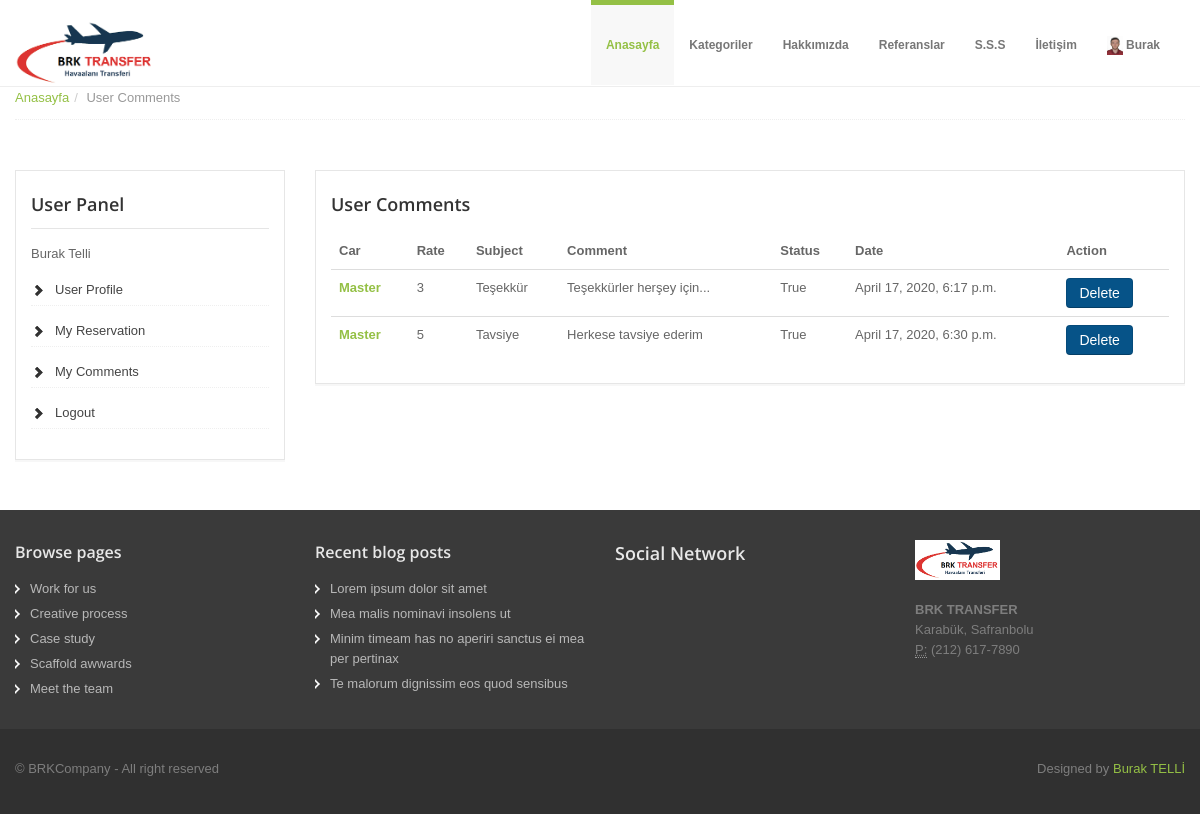
Before: /user/comments/ (signed in) with the older database file.
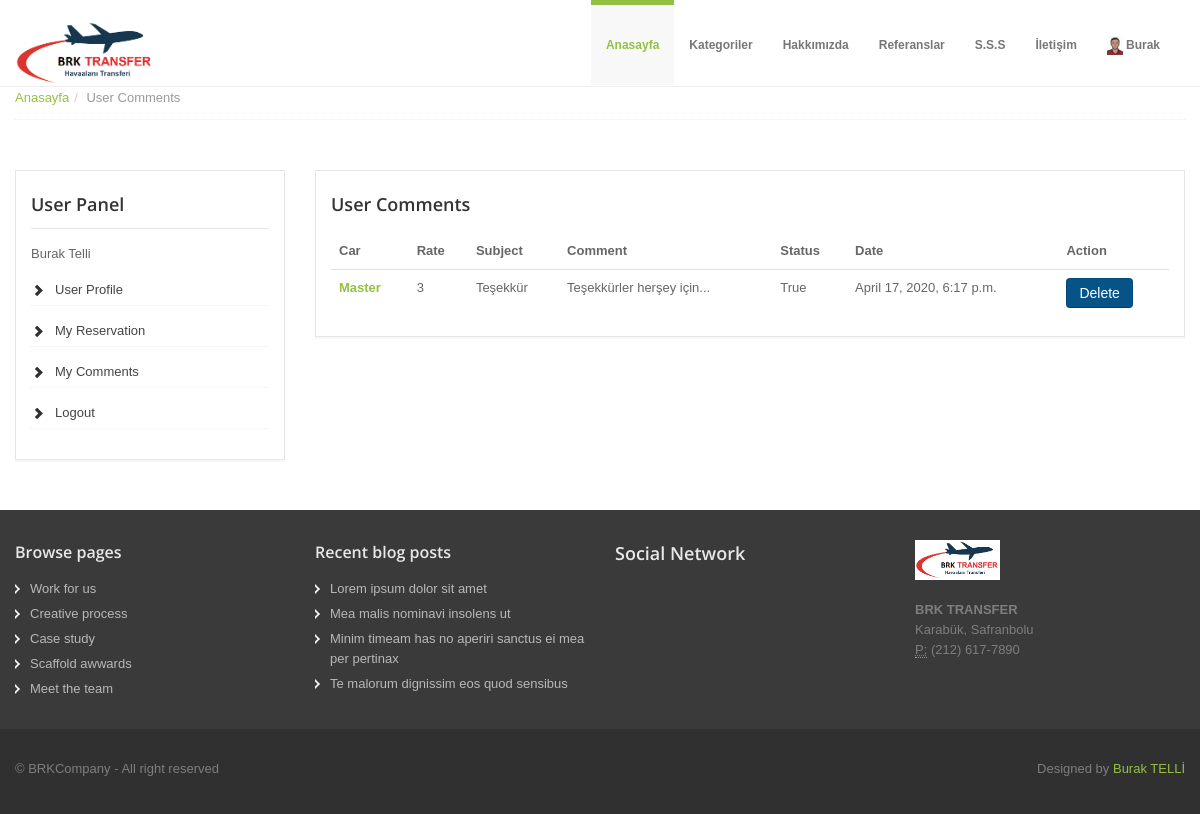
After: the same page with the newer database file.
### car/models.py (models this page shows, shortened)
class Comment(models.Model):
    STATUS = (
        ('New', 'New'),
        ('True', 'True'),
        ('False', 'False'),
    )
    car = models.ForeignKey(Car, on_delete=models.CASCADE)
    user = models.ForeignKey(User, on_delete=models.CASCADE)
    subject = models.CharField(max_length=50)
    comment = models.TextField(max_length=50, blank=True)
    rate = models.IntegerField(blank=True)
    status = models.CharField(max_length=10, choices=STATUS, default='New')
    ip = models.CharField(blank=True, max_length=20)
    create_at = models.DateTimeField(auto_now_add=True)
    update_at = models.DateTimeField(auto_now=True)

class Car(models.Model):
    STATUS = (
        ('True', 'Evet'),
        ('False', 'Hayır'),
    )
    category = models.ForeignKey(Category, on_delete=models.CASCADE)
    title = models.CharField(blank=True, max_length=150)
    keywords = models.CharField(blank=True, max_length=255)
    description = models.CharField(blank=True, max_length=255)
    marka = models.CharField(blank=True, max_length=255)
    model = models.CharField(blank=True, max_length=255)
    kisi_sayisi = models.IntegerField()
    image = models.ImageField(blank=True, upload_to='images/')
    price = models.FloatField()
    detail = RichTextUploadingField()
    slug = models.SlugField(null=False, unique=True)
    status = models.CharField(max_length=10, choices=STATUS)
    create_at = models.DateTimeField(auto_now_add=True)
    update_at = models.DateTimeField(auto_now = True)
    def image_tag(self):
        return mark_safe('<img src="{}" height="50"/>'.format(self.image.url))
    image_tag.short_description = 'Image'

### user/views.py (the view)
# urls.py: path('comments/', views.comments, name='comments'),
@login_required(login_url='/login')
def comments(request):
    category = Category.objects.all()
    current_user = request.user
    comments = Comment.objects.filter(user_id = current_user.id)
    if current_user.is_authenticated:
        profile = UserProfile.objects.get(user_id=current_user.id)
        context = {
            'category': category,
            'comments': comments,
            'profile': profile,
        }
        return render(request, 'user_comments.html', context)
    else:
        context = {
            'category': category,
            'comments': comments,
        }
        return render(request, 'user_comments.html', context)

### home/models.py (called while the page is built)
    def user_name(self):
        return '[' +self.user.username + '] ' +self.user.first_name+self.user.last_name

### user/templates/user_comments.html (shortened to what this page needs)
{% extends "homebase.html" %}
{% block body %}
<section id="breadcrumb">
    <div class="container">
        <div class="row">
            <div class="span12">
                <ul class="breadcrumb notop">
                    <li><a href="/">Anasayfa</a><span class="divider">/</span></li>
                    <li class="active">User Comments</li>
                </ul>
            </div>
        </div>
    </div>
</section>
<section id="maincontent">
    <div class="container">
        <div class="row">
            <div class="span3">
                <aside>
                    {% include "user_panel.html" %}
                </aside>
            </div>
            <div class="span9">
                <aside>
                    <h4>User Comments</h4>
                    <table class="table">
                        <thead>
                        <tr>
                            <th>Car</th>
                            <th>Rate</th>
                            <th>Subject</th>
                            <th>Comment</th>
                            <th>Status</th>
                            <th>Date</th>
                            <th>Action</th>
                        </tr>
                        </thead>
                        <tbody>
                        {% for rs in comments %}
                        <tr>
                            <td>
                                <a href="/car/{{ rs.car_id }}/{{ rs.car.slug }}">
                                    <strong>{{ rs.car.title}}</strong>
                                </a>
                            </td>
                            <td>{{ rs.rate}}</td>
                            <td>{{ rs.subject }}</td>
                            <td>{{ rs.comment }}</td>
                            <td>{{ rs.status }}</td>
                            <td>{{ rs.create_at }}</td>
                            <td><a class="btn btn-primary" href="/user/deletecomment/{{ rs.id }}" onclick="return confirm('Will be deleted ! Are you sure')">Delete</a></td>
                        {% endfor %}
                        </tbody>
                    </table>
                </aside>
            </div>
        </div>
    </div>
</section>
{% endblock %}

Changed rows visible on the page:
removed Comment: car "Master", rate "5", subject "Tavsiye", comment "Herkese tavsiye ederim", status "True", create_at "April 17, 2020, 6:30 p.m."
